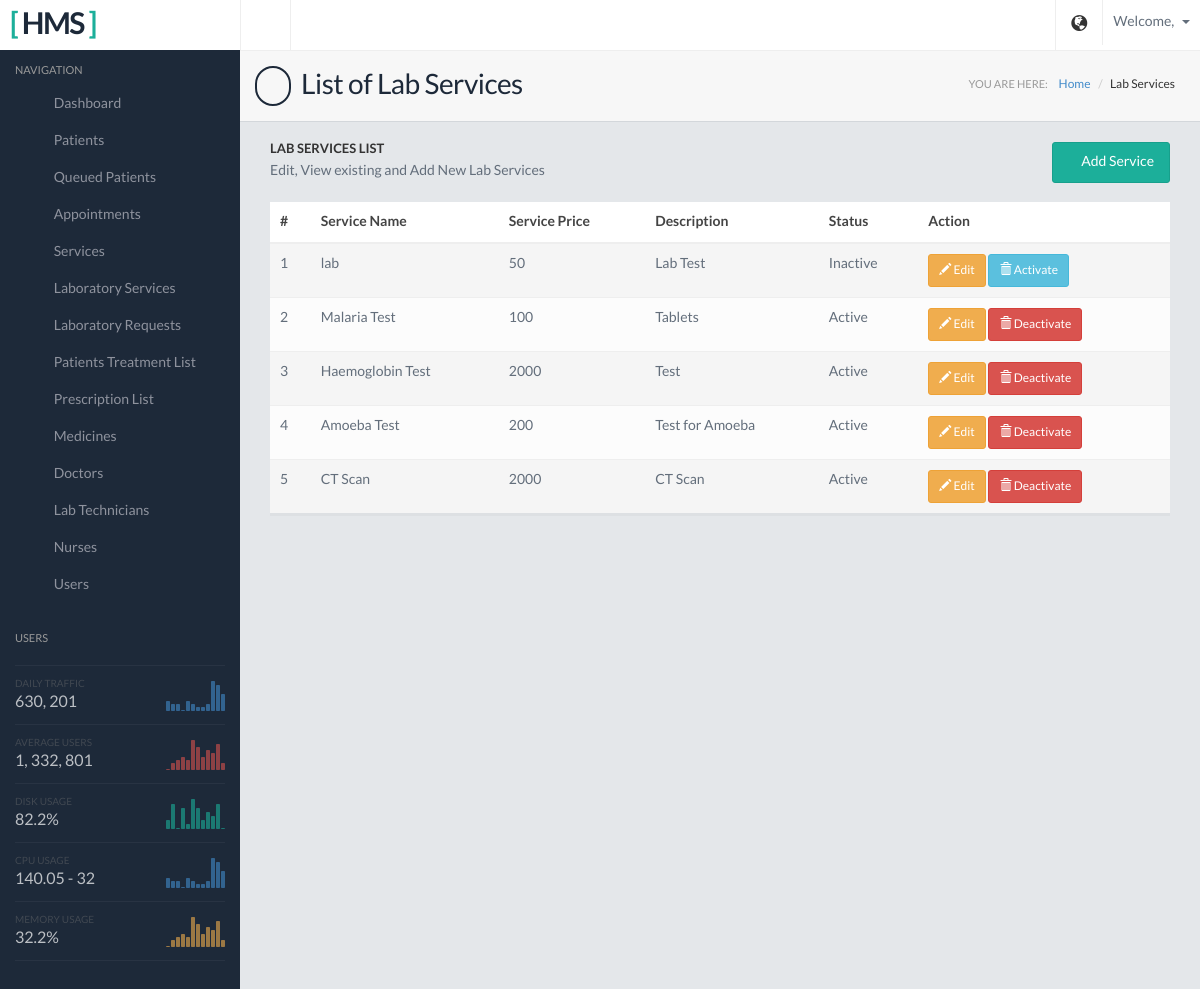
The page /laboratory/lab_services on the database its author committed.
### tables this page shows
CREATE TABLE `tbl_lab_services` (
  `id` bigint(255) NOT NULL,
  `name` varchar(255) NOT NULL,
  `price` double NOT NULL DEFAULT '0',
  `description` varchar(1000) NOT NULL,
  `deleted_status` tinyint(1) NOT NULL DEFAULT '0'
);

### application/controllers/laboratory.php (called while the page is built, shortened)
<?php if ( ! defined('BASEPATH')) exit('No direct script access allowed');
class Laboratory extends CI_Controller {
	function __construct()
	{
		$this->load->library(array('table','form_validation'));
		$this->load->helper('url');
		$this->load->model('Laboratory_model','',TRUE);
		$this->load->model('Treatment_model','',TRUE);
	}
	function lab_services($offset = 0)
	{
		$data['services'] = $this->Laboratory_model->get_list();
		$this->load->view('includes/header');
		$this->load->view('laboratory/lab_services', $data);
		$this->load->view('includes/footer');
	}
}
?>

### index.php (called while the page is built, shortened)
<?php
require_once BASEPATH.'core/CodeIgniter.php';

### application/models/Laboratory_model.php (called while the page is built, shortened)
<?php
class laboratory_model extends CI_Model {
	function get_list(){
		$this->db->order_by('id','asc');
		return $this->db->get('tbl_lab_services');
	}
	function getNotifications($reciever_role, $notification_type){
		$this->db->order_by('tbl_notifications.status','asc');
		$this->db->order_by('notification_id','desc');
		$this->db->select('tbl_patient_treatments.id, tbl_patients.patient_id, tbl_patients.name as patient_name, tbl_roles.name, tbl_notifications.status as notification_status, tbl_notifications.*');
        $this->db->join('tbl_patient_treatments', 'tbl_patient_treatments.id = tbl_notifications.treatment_id', 'left');
        $this->db->join('tbl_patients', 'tbl_patients.patient_id = tbl_patient_treatments.patient_id', 'left');
        $this->db->join('tbl_roles', 'tbl_roles.role_id = tbl_notifications.sender_role', 'left');
		$this->db->where('reciever_role', $reciever_role);
		$this->db->where('notification_type', $notification_type);
		return $this->db->get('tbl_notifications');
	}
	function countNotifications($role_id, $status){
		$this->db->order_by('notification_id','desc');
		$this->db->where('reciever_role', $role_id);
		$this->db->where('status', $status);
		$query = $this->db->get('tbl_notifications');
		return $query->num_rows();
	}
}
?>

### application/views/laboratory/lab_services.php (the view, shortened to what this page needs)
<div class="pageheader">
  <h2><i class="fa fa-users"></i> List of Lab Services</h2>
  <div class="breadcrumb-wrapper">
    <span class="label">You are here:</span>
    <ol class="breadcrumb">
      <li><a href="<?php echo base_url(); ?>">Home</a></li>
      <li class="active">Lab Services</li>
    </ol>
  </div>
</div>
<div class="contentpanel">
  <div class="row">
    <div class="col-md-12">
      <div class="col-md-6">
        <h5 class="subtitle mb5">Lab Services List</h5>
        <p class="mb20">Edit, View existing and Add New Lab Services</p>
      </div>
      <div class="col-md-6 text-right">
        <button type="button" class="btn btn-success" data-toggle="modal" data-target="#addStore"><span class="fa fa-plus"></span> Add Service</button>
      </div>
      <div class="col-md-12">
        <div class="table-responsive">
          <table class="table table-striped mb30">
            <thead>
              <tr>
                <th>#</th>
                <th>Service Name</th>
                <th>Service Price</th>
                <th>Description</th>
                <th>Status</th>
                <th>Action</th>
              </tr>
            </thead>
            <tbody>
                <?php foreach ($services->result() as $service){?>
              <tr>
                <td><?php echo $service->id; ?></td>
                <td><?php echo $service->name; ?></td>
                <td><?php echo $service->price; ?></td>
                <td><?php echo $service->description; ?></td>
                <td><?php if($service->deleted_status == 1) echo "Inactive"; else echo "Active"; ?></td>
                <td><span class="btn btn-warning btn-sm" data-toggle="modal" data-target="#editCompany" onclick="edit('<?php echo $service->id; ?>')"><span class="glyphicon glyphicon-pencil"></span>&nbsp;Edit</span>
                  <?php if($service->deleted_status == 1){?>
                  <a href="javascript:void(0);" onclick="activate('<?php echo $service->name; ?>','<?php echo $service->id; ?>');"><span class="btn btn-info btn-sm"><span class="glyphicon glyphicon-trash"></span>&nbsp;Activate</span></a>
                  <?php }
                        else { ?>
                  <a href="javascript:void(0);" onclick="deactivate('<?php echo $service->name; ?>','<?php echo $service->id; ?>');"><span class="btn btn-danger btn-sm"><span class="glyphicon glyphicon-trash"></span>&nbsp;Deactivate</span></a>
                  <?php } ?>
                </td>
              </tr>
                <?php } ?>
            </tbody>
          </table>
        </div>
      </div>
    </div>
  </div>
</div>

### assets/css/style.default.css (style rules this page uses)
body { background: #1d2939; font-family: 'LatoRegular', 'Lucida Grande', 'Lucida Sans Unicode', Helvetica, sans-serif !important; line-height: 21px; color: #636e7b; }
h1,h2,h3,h4,h5 { font-family: 'LatoRegular', 'Lucida Grande', 'Lucida Sans Unicode', Helvetica, sans-serif; }
.pageheader { padding: 15px; border-bottom: 1px solid #d3d7db; border-top: 1px solid #eee; background: #f7f7f7; position: relative; }
.pageheader h2 { font-size: 28px; color: #1D2939; letter-spacing: -0.5px; margin: 0; }
.pageheader .glyphicon, .pageheader .fa { font-size: 24px; margin-right: 5px; padding: 6px 7px; border: 2px solid #1D2939; -moz-border-radius: 50px; -webkit-border-radius: 50px; border-radius: 50px; }
.pageheader .breadcrumb-wrapper { position: absolute; top: 23px; right: 25px; }
.pageheader .breadcrumb-wrapper .label { color: #999; text-transform: uppercase; font-size: 11px; font-weight: normal; display: inline-block; }
.pageheader .breadcrumb { background: none; display: inline-block; padding: 0; }
.pageheader .breadcrumb li { font-size: 12px; }
.pageheader .breadcrumb li.active { color: #333; }
.contentpanel { padding: 20px; position: relative; }
.contentpanel::after { clear: both; display: block; content: ''; }
.subtitle { font-size: 13px; text-transform: uppercase; color: #333; font-family: 'LatoBold'; margin-bottom: 15px; margin-top: 0; }
p { margin-bottom: 10px; }
.mb5 { margin-bottom: 5px; }
.mb20 { margin-bottom: 20px; }
.mb30 { margin-bottom: 30px; }

### rows shown on the page
tbl_lab_services: id "1", name "lab", price "50", description "Lab Test", deleted_status "Inactive"
tbl_lab_services: id "2", name "Malaria Test", price "100", description "Tablets", deleted_status "Active"
tbl_lab_services: id "3", name "Haemoglobin Test", price "2000", description "Test", deleted_status "Active"
tbl_lab_services: id "4", name "Amoeba Test", price "200", description "Test for Amoeba", deleted_status "Active"
tbl_lab_services: id "5", name "CT Scan", price "2000", description "CT Scan", deleted_status "Active"
